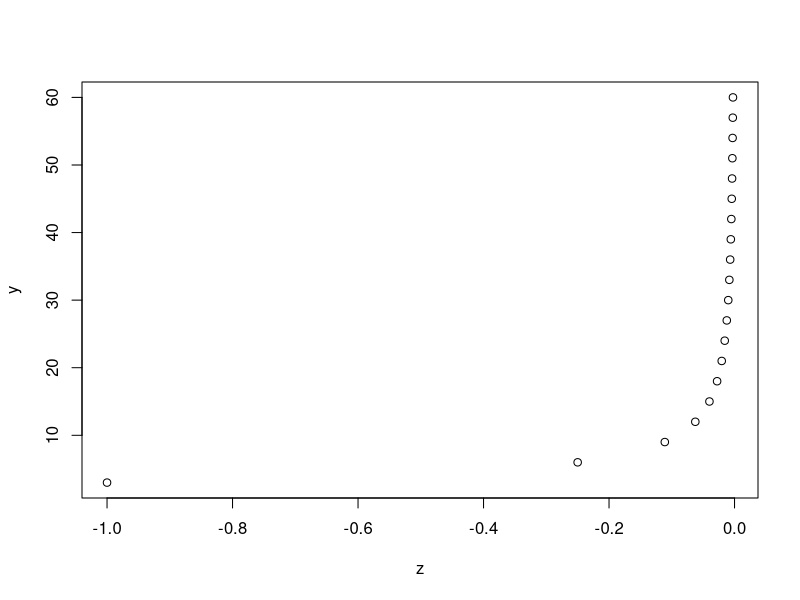
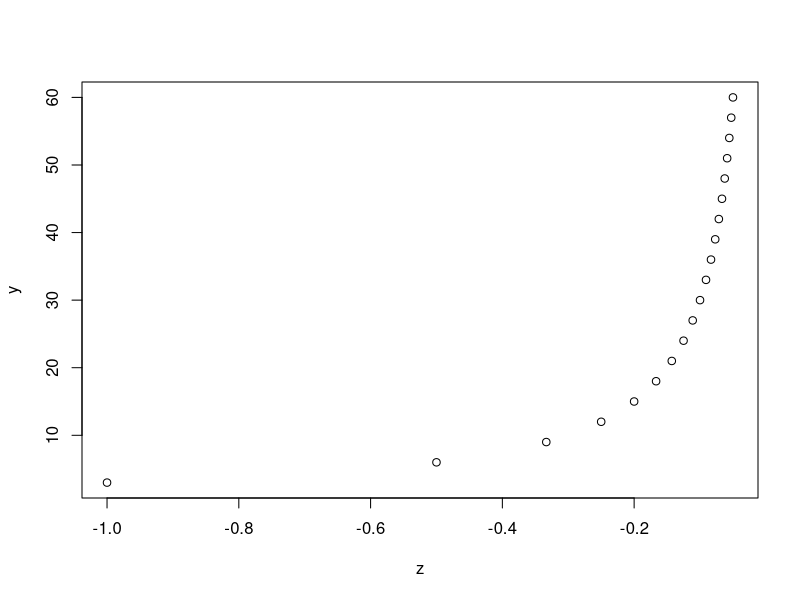
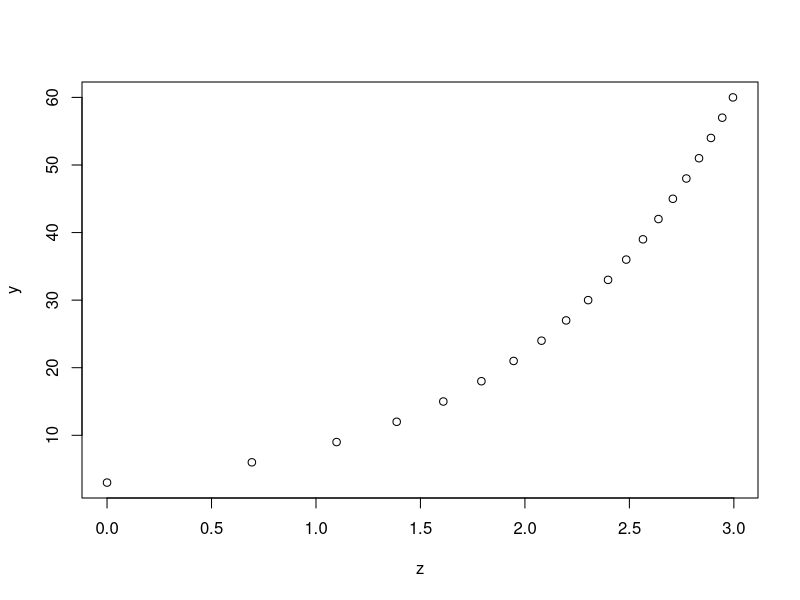
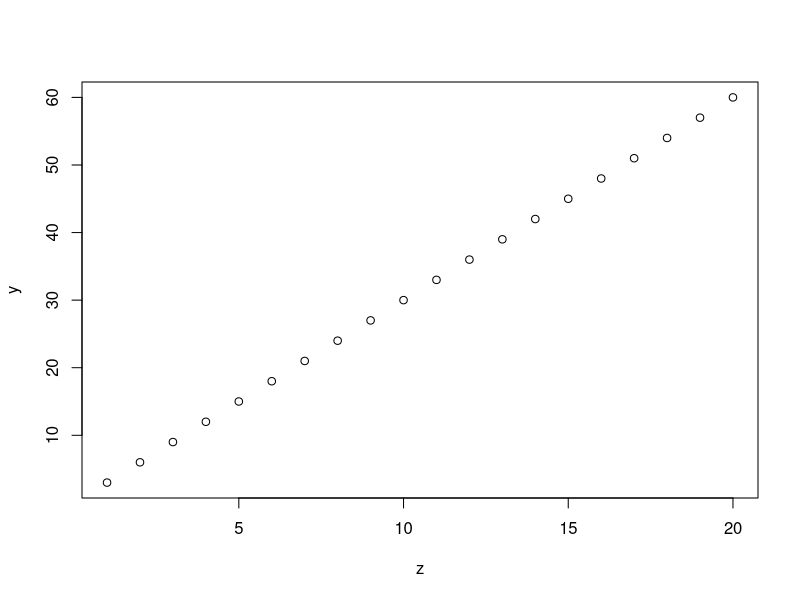
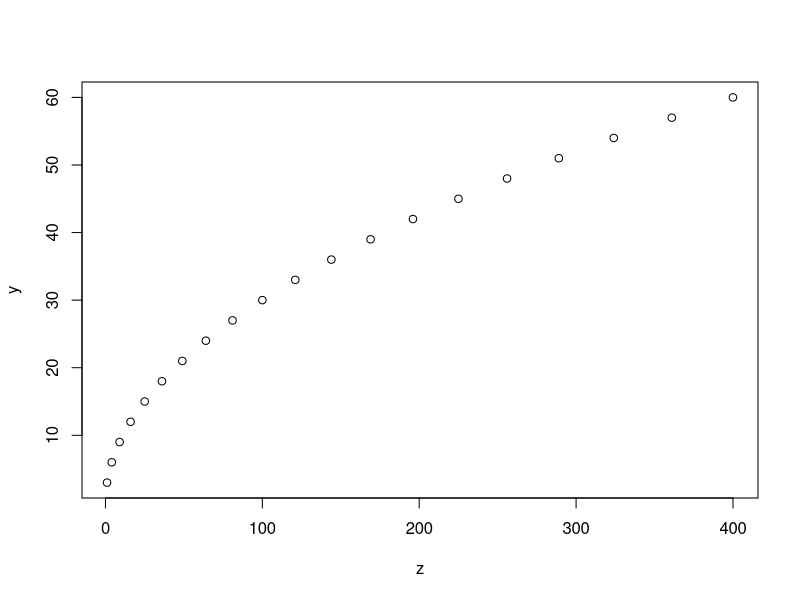

R code for these plots, in order:

#1) Medoto de correlacion de Pearson COMPLEJA #################

  CorrelacionSimple = function(VectorX, VectorY) 
  {
    x        <- VectorX - mean(VectorX)
    y        <- VectorY - mean(VectorY)
    
    raux     <- sum(x * y) / sqrt(sum(x**2) * sum(y**2))
    return (raux);
  }
#2)Medoto de correlacion de Pearson SIMPLE #################
  CorrelacionCompleja = function(VectorX, VectorY) 
  {
    n                  <- length(VectorX)
    SumatoriaX         <- sum(VectorX)
    SumatoriaY         <- sum(VectorY)
    
    numerador          <- sum(VectorX * VectorY) - (SumatoriaX * SumatoriaY) / n
    denominadorX       <- sum(VectorX **2) - (SumatoriaX**2) / n
    denominadorY       <- sum(VectorY **2) - (SumatoriaY**2) / n
    denominador        <- sqrt(denominadorX * denominadorY)
    correlacion        <- numerador / denominador
    return (correlacion);
  }
  #A)Funcion Manipulacion de X * 2  #################
  ManipulacionX_1 = function(VectorX) 
  {
    return (VectorX * 2);
  }

  

#3) Programa  #################
      #   Datos <- data.frame(
      #     VectorX =  c(1.60, 1.63, 1.68 , 1.67 , 1.53,1.58,1.57,1.58,1.54,1.60,1.56,1.53),
      #     VectorY =  c(56  , 59  , 63   , 62   , 50  ,54  ,53  ,58  ,48  ,55  ,54  ,51)
      #   )
      #   
      # correlacionS      <- CorrelacionSimple(Datos$VectorX, Datos$VectorY)
      # correlacionC      <- CorrelacionCompleja(Datos$VectorX, Datos$VectorY)
      # print(correlacionC)
      # print(correlacionS)
      # 
      # print(cor(Datos$VectorX, Datos$VectorY))

#4) Correlacion Test  #################
      # png(filename  = "CorrelacionTest.png",
      #     width  = 800             ,
      #     height = 500)
      # opar=par(ps=18)
      # plot(Datos$VectorX, Datos$VectorY, yaxt="none",
      #      type="p",
      #      ylab="Estatura (m.)", 
      #      xlab="Peso (kg.)", 
      #      pch=16,
      #      cex=2,
      #      col = rep(1:3, rep(50, 3)),
      #      panel.first = grid())
      # 
      # axis(2,c(40,45,50,55,60,65),las=2)

# regression lineal
      # abline(lm( Datos$VectorY~Datos$VectorX ), col="red")

# regression local
      # lines( lowess( Datos$VectorX,Datos$VectorY ), col = "blue", type = "b", lty = 2, pch = 18) 
      # 
      # 
      # legend(min(Datos$VectorX), max(Datos$VectorY), 
      #        legend = c("regresion lineal", "regresion local"),
      #        col    = c("red", "blue"), 
      #        lty    = 1:2, 
      #        cex    = 0.8)

#5) Correlacion negativa  #################

      # Datos_2 <- data.frame(
      #   VectorX =  c(1, 2, 3 ,4, 5,6,7,8,9,10,11,12,13,14,15,16,17,18,19,20),
      #   VectorY =  c(16, 16, 14 ,14, 12,12,11,11,10,10,9,9,9,8,8,7,7,6,6,6)
      # )
      # 
      # correlacionS      <- CorrelacionSimple(Datos_2$VectorX, Datos_2$VectorY)
      # correlacionC      <- CorrelacionCompleja(Datos_2$VectorX, Datos_2$VectorY)
      # print(correlacionC)
      # print(correlacionS)
      # 
      # png(filename  = "CorrelacionHoras.png",
      #     width  = 800             ,
      #     height = 500)
      # 
      # opar=par(ps=18)
      # plot(Datos_2$VectorX, Datos_2$VectorY,
      #      type="p",
      #      ylab="Horas", 
      #      xlab="Edad", 
      #      pch=16,
      #      cex=2,
      #      col = rep(1:3, rep(50, 3)),
      #      panel.first = grid())
      # 
      # # regression lineal
      # abline(lm( Datos_2$VectorY~Datos_2$VectorX ), col="red")
      # 
      # legend(min(Datos_2$VectorX) * 13, max(Datos_2$VectorY), 
      #        legend = c("regresion lineal", "regresion local"),
      #        col    = c("red", "blue"), 
      #        lty    = 1:2, 
      #        cex    = 0.8)
      # 

#6) Correlacion Ejemplos  #################
      
        #       Datos_3 <- data.frame(
        #         VectorX =  c(1, 2, 3 ,4, 5,6,7,8,9,10,11,12,13,14,15,16,17,18,19,20)
        #       )
        # 
        #       contador <- 0
        #       VectorY  <- numeric()
        #       for(i in 1: 20)
        #       {
        # 
        #         contador <- contador + 1
        #         print(contador)
        #         VectorY  <- c(VectorY,contador)
        # 
        #       }
        # 
        #       Datos_3[,'VectorY'] <- VectorY
        # 
        #       correlacionS      <- CorrelacionSimple(Datos_3$VectorX, Datos_3$VectorY)
        #       correlacionC      <- CorrelacionCompleja(Datos_3$VectorX, Datos_3$VectorY)
        #       print(correlacionC)
        #       print(correlacionS)
        #   
        #     # png(filename  = "CorrelacionPositiva.png",
        #     #     width  = 800             ,
        #     #     height = 500)
        # 
        #       opar=par(ps=18)
        #       plot(Datos_3$VectorX, Datos_3$VectorY,
        #            type="p",
        #            ylab="Eje Y",
        #            xlab="Eje X",
        #            pch=16,
        #            cex=2,
        #            col = rep(1:3, rep(50, 3)),
        #            panel.first = grid())
        # 
        # # regression lineal
        #       abline(lm( Datos_3$VectorY~Datos_2$VectorX ), col="red")
        # 
        #       legend(min(Datos_3$VectorX) , max(Datos_3$VectorY),
        #              legend = c("regresion lineal"),
        #              col    = c("red"),
        #              lty    = 1:2,
        #              cex    = 0.8)
        # 
        # # Vector Y_2
        #       contador <- 0
        #       VectorYY  <- numeric()
        #       for(i in 1: 20)
        #       {
        # 
        #         contador <- contador - 1
        #         print(contador)
        #         VectorYY  <- c(VectorYY,contador)
        # 
        #       }
        # 
        #       Datos_3[,'VectorYY'] <- VectorYY
        # 
        #       correlacionS      <- CorrelacionSimple(Datos_3$VectorX, Datos_3$VectorYY)
        #       correlacionC      <- CorrelacionCompleja(Datos_3$VectorX, Datos_3$VectorYY)
        #       print(correlacionC)
        #       print(correlacionS)
        # 
        #       # png(filename  = "CorrelacionNegativa.png",
        #       #     width  = 800             ,
        #       #     height = 500)
        # 
        #       opar=par(ps=18)
        #       plot(Datos_3$VectorX, Datos_3$VectorYY,
        #            type="p",
        #            ylab="Eje Y",
        #            xlab="Eje X",
        #            pch=16,
        #            cex=2,
        #            col = rep(1:3, rep(50, 3)),
        #            panel.first = grid())
        # 
        #       # regression lineal
        #       abline(lm( Datos_3$VectorYY~Datos_2$VectorX ), col="red")
        # 
        #       legend(min(Datos_3$VectorX) * 13, max(Datos_3$VectorYY),
        #              legend = c("regresion lineal"),
        #              col    = c("red"),
        #              lty    = 1:2,
        #              cex    = 0.8)
        # 
        # # Vector Y_3
        # contador  <- 0
        # VectorYYY  <- numeric()
        # for(i in 1: 20)
        # {
        # 
        #   contador <- runif(1)
        #   print(contador)
        #   VectorYYY  <- c(VectorYYY,contador)
        # 
        # }
        # 
        # Datos_3[,'VectorYYY'] <- VectorYYY
        # 
        # correlacionS      <- CorrelacionSimple(Datos_3$VectorX, Datos_3$VectorYYY)
        # correlacionC      <- CorrelacionCompleja(Datos_3$VectorX, Datos_3$VectorYYY)
        # print(correlacionC)
        # print(correlacionS)
        # # 
        # # png(filename  = "SinCorrelacion.png",
        # #     width  = 800             ,
        # #     height = 500)
        # 
        #       opar=par(ps=18)
        #       plot(Datos_3$VectorX, Datos_3$VectorYYY,
        #            type="p",
        #            ylab="Eje Y",
        #            xlab="Eje X",
        #            pch=16,
        #            cex=2,
        #            col = rep(1:3, rep(50, 3)),
        #            panel.first = grid())


#8) Correlacion Ejemplos  #################
      

      # replicas <- 25
      # contador <- 0
      # VectorX  <- numeric()
      # for(i in 1:replicas)
      # {
      #   contador= contador + 1
      #   VectorX = c(VectorX,contador)
      # }
      # 
      # 
      # VectorY  <- c(rexp(25, rate=1/3) )
      # 
      # Datos_4 <- data.frame(
      #   VectorX =  VectorX,
      #   VectorY =  VectorX**2
      # )
      
      # png(filename  = "CorrelacionPositiva.png",
      #     width  = 500             ,
      #     height = 800)
      # 
      # opar=par(ps=18)
      # plot(Datos_4$VectorX, Datos_4$VectorY,
      #      type="p",
      #      ylab="Eje Y",
      #      xlab="Eje X",
      #      pch=16,
      #      cex=2,
      #      col = rep(1:3, rep(50, 3)),
      #      panel.first = grid())

      # regression lineal
      # abline(lm( Datos_4$VectorY~Datos_4$VectorX ), col="red")
      # 
      # legend(min(Datos_4$VectorX) , max(Datos_4$VectorY),
      #        legend = c("regresion lineal"),
      #        col    = c("red"),
      #        lty    = 1:2,
      #        cex    = 0.8)

 #9) Correlacion Ejemplos Lineal #################
      
      
      
      x <- c(1:20)
      y <- 3*x
      h <- rnorm(20,20,5)
    
      Datos_5 <- data.frame(
        VectorX =  x,
        VectorY =  (y**2) * h
      )
      
      for(i in seq(-2,2,1))
      {
        if(i > 0)
        {
          z <- x^i
        }
        else if(i < 0)
        {
          z <- -1*x^i
        }
        else
        {
          z <- log(abs(x))
        }
        plot(z,y)
        print(i)
        print(cor(y,z))
      }
      
      # png(filename  = "CorrelacionPositiva.png",
      #     width  = 500             ,
      #     height = 800)
      # 
      # opar=par(ps=18)
      # plot(Datos_5$VectorX, Datos_5$VectorY,
      #      type="p",
      #      ylab="Eje Y",
      #      xlab="Eje X",
      #      pch=16,
      #      cex=2,
      #      col = rep(1:3, rep(50, 3)),
      #      panel.first = grid())
      
    
      
# 7) DEV OFF #######################################

# while (!is.null(dev.list()))  dev.off()

